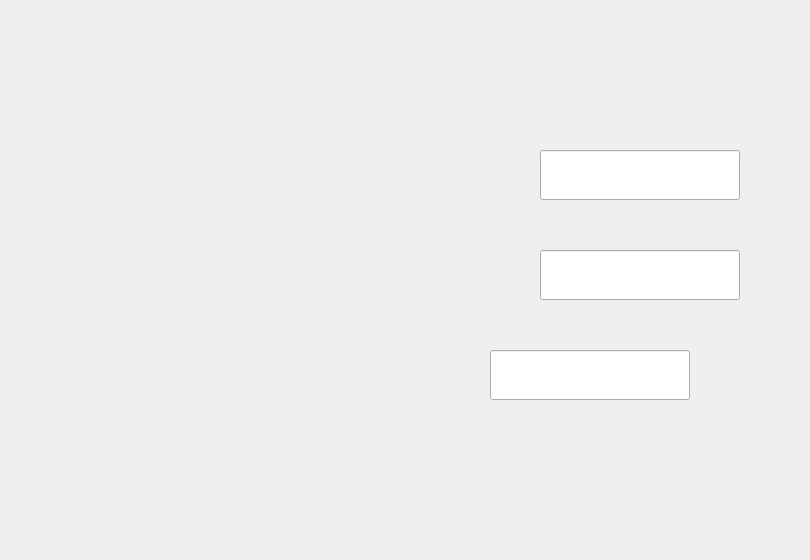
    <widget class="QWidget" name="page_6">
     <widget class="QLabel" name="label_24">
      <property name="geometry">
       <rect>
        <x>260</x>
        <y>20</y>
        <width>541</width>
        <height>531</height>
       </rect>
      </property>
      <property name="text">
       <string/>
      </property>
      <property name="pixmap">
       <pixmap>../Nouveau dossier/Modifier bagages.png</pixmap>
      </property>
      <property name="scaledContents">
       <bool>true</bool>
      </property>
     </widget>
     <widget class="QPushButton" name="pushButton_9">
      <property name="geometry">
       <rect>
        <x>560</x>
        <y>457</y>
        <width>171</width>
        <height>31</height>
       </rect>
      </property>
      <property name="font">
       <font>
        <family>Palatino Linotype</family>
        <pointsize>11</pointsize>
        <weight>75</weight>
        <italic>true</italic>
        <bold>true</bold>
       </font>
      </property>
      <property name="cursor">
       <cursorShape>PointingHandCursor</cursorShape>
      </property>
      <property name="styleSheet">
       <string notr="true">background-color: qconicalgradient(cx:0.5, cy:0.5, angle:0, stop:0 rgba(12, 96, 166, 255), stop:0.16 rgba(22, 130, 136, 255), stop:0.225 rgba(41, 136, 166, 255), stop:0.285 rgba(74, 192, 204, 255), stop:0.345 rgba(102, 218, 235, 255), stop:0.415 rgba(135, 245, 215, 255), stop:0.52 rgba(76, 183, 209, 255), stop:0.57 rgba(51, 160, 187, 255), stop:0.635 rgba(42, 168, 166, 255), stop:0.695 rgba(68, 161, 202, 255), stop:0.748744 rgba(86, 129, 218, 255), stop:0.815 rgba(73, 107, 208, 255), stop:0.88 rgba(51, 90, 187, 255), stop:0.935 rgba(26, 103, 137, 255), stop:1 rgba(10, 92, 142, 255));</string>
      </property>
      <property name="text">
       <string/>
      </property>
      <property name="flat">
       <bool>true</bool>
      </property>
     </widget>
     <widget class="QPushButton" name="pushButton_8">
      <property name="geometry">
       <rect>
        <x>340</x>
        <y>457</y>
        <width>181</width>
        <height>31</height>
       </rect>
      </property>
      <property name="maximumSize">
       <size>
        <width>200</width>
        <height>16777215</height>
       </size>
      </property>
      <property name="font">
       <font>
        <family>Palatino Linotype</family>
        <pointsize>11</pointsize>
        <weight>75</weight>
        <italic>true</italic>
        <bold>true</bold>
       </font>
      </property>
      <property name="cursor">
       <cursorShape>PointingHandCursor</cursorShape>
      </property>
      <property name="styleSheet">
       <string notr="true">background-color: qradialgradient(spread:pad, cx:0.5, cy:0.5, radius:0.5, fx:0.5, fy:0.5, stop:0.482412 rgba(255, 255, 255, 255), stop:1 rgba(0, 0, 0, 255));</string>
      </property>
      <property name="text">
       <string/>
      </property>
      <property name="flat">
       <bool>true</bool>
      </property>
     </widget>
     <widget class="QLineEdit" name="modifcodeb">
      <property name="geometry">
       <rect>
        <x>540</x>
        <y>250</y>
        <width>200</width>
        <height>50</height>
       </rect>
      </property>
      <property name="maximumSize">
       <size>
        <width>200</width>
        <height>50</height>
       </size>
      </property>
      <property name="font">
       <font>
        <family>Javanese Text</family>
        <pointsize>11</pointsize>
        <weight>50</weight>
        <italic>false</italic>
        <bold>false</bold>
       </font>
      </property>
     </widget>
     <widget class="QLineEdit" name="modifidVoy">
      <property name="geometry">
       <rect>
        <x>540</x>
        <y>150</y>
        <width>200</width>
        <height>50</height>
       </rect>
      </property>
      <property name="maximumSize">
       <size>
        <width>200</width>
        <height>50</height>
       </size>
      </property>
      <property name="font">
       <font>
        <family>Javanese Text</family>
        <pointsize>11</pointsize>
        <weight>50</weight>
        <italic>false</italic>
        <bold>false</bold>
       </font>
      </property>
     </widget>
     <widget class="QLineEdit" name="modifpoids">
      <property name="geometry">
       <rect>
        <x>490</x>
        <y>350</y>
        <width>200</width>
        <height>50</height>
       </rect>
      </property>
      <property name="maximumSize">
       <size>
        <width>200</width>
        <height>50</height>
       </size>
      </property>
      <property name="font">
       <font>
        <family>Javanese Text</family>
        <pointsize>11</pointsize>
        <weight>50</weight>
        <italic>false</italic>
        <bold>false</bold>
       </font>
      </property>
     </widget>
    </widget>
